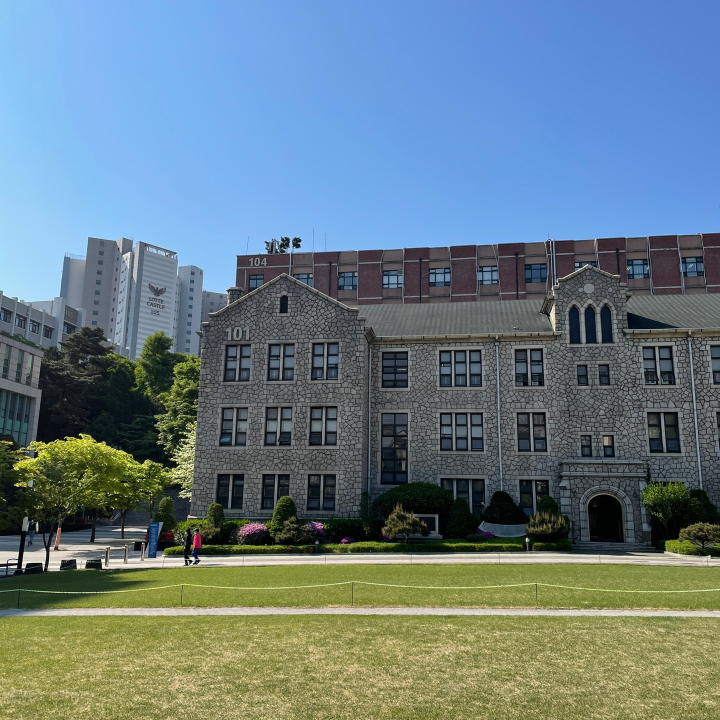
#> input picture img_left.jpg, 1440 x 1440 px, found by its file name (shown at 1/2 size)
$ jupyter execute --allow-errors IP24_Practice_03-Sol_colab.ipynb   (shell and % lines are left out)
#> lines starting #> are read from the running program, lines starting #| are printed output that depends on the picture
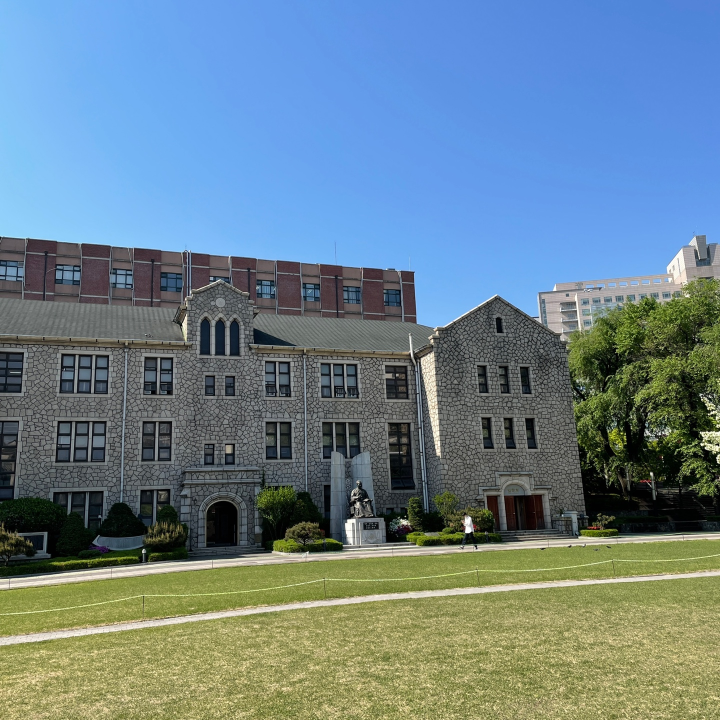
#> input picture img_right.jpg, 1440 x 1440 px, found by its file name (shown at 1/2 size)
#> `gray_left = cv2.cvtColor(img_left, cv2.COLOR_RGB2GRAY)`:
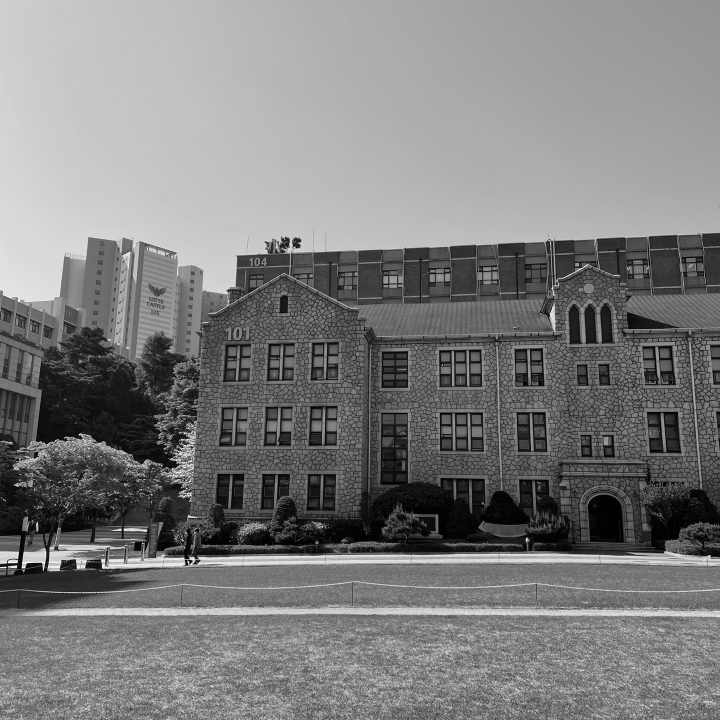
#> gray_left: shape (720, 720); min 0, max 251, mean 125.2
#> `gray_right = cv2.cvtColor(img_right, cv2.COLOR_RGB2GRAY)`:
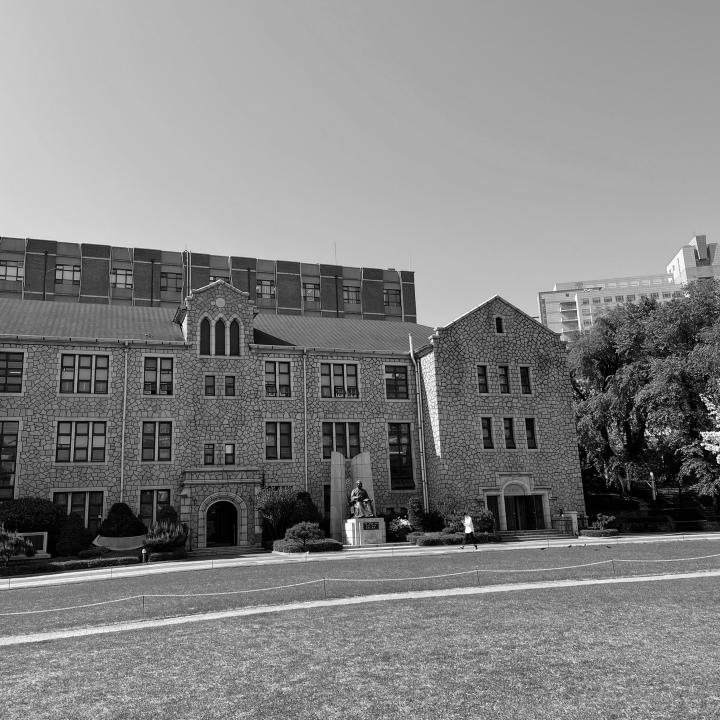
#> gray_right: shape (720, 720); min 0, max 255, mean 130.7
# **[군장병 AI 기본1] Image Processing**

* ### Hak Gu Kim, Ph.D.
  * ### Assistant Professor
  * ### Graduate School of Advanced Imaging Science, Multimedia & Film (GSAIM)
  * ### Chung-Ang University
  * ### Webpage: www.irislab.cau.ac.kr

# **Programming Practice III: Panorama Stitching**

### 1. Understande SIFT descriptor
### 2. Implement RANSAC algorithm with SIFT descriptor features
### 3. Perform your own panorama images using two view images

## **[Step 0]** Environmental Setting

[cell 1]
# Connect to the google drive #

from google.colab import drive
drive.mount('/content/gdrive')

[cell 2]
# Import the required libraries for image processing

import sys
import cv2
from google.colab.patches import cv2_imshow
import matplotlib.pyplot as plt
import matplotlib.image as mpimg
import numpy as np
import math
import random
from tqdm.notebook import tqdm
plt.rcParams['figure.figsize'] = [15, 15]

# Define the directory
dir = '/content/gdrive/My Drive/Colab Notebooks/' # File path

[cell 3]
# Define the functions for the load and save the input image

def loadImg(in_fname):
  img = cv2.imread(dir + in_fname)

  if img is None:
    print('Image load failed!')
    sys.exit()

  plt.imshow(cv2.cvtColor(img, cv2.COLOR_BGR2RGB))
  plt.title("Input RGB Image")
  plt.show()

  return img

## Save image file
def saveImg(out_img, out_fname):
  cv2.imwrite(dir + out_fname, out_img)

[cell 4]
# Define the functions for panorama image generation

##############################################
#          Transformation Matrix, H          #
##############################################
def homography(pairs):
    rows = []
    for i in range(pairs.shape[0]):
        p1 = np.append(pairs[i][0:2], 1)
        p2 = np.append(pairs[i][2:4], 1)
        row1 = [0, 0, 0, p1[0], p1[1], p1[2], -p2[1]*p1[0], -p2[1]*p1[1], -p2[1]*p1[2]]
        row2 = [p1[0], p1[1], p1[2], 0, 0, 0, -p2[0]*p1[0], -p2[0]*p1[1], -p2[0]*p1[2]]
        rows.append(row1)
        rows.append(row2)

    rows = np.array(rows)
    U, s, V = np.linalg.svd(rows)
    H = V[-1].reshape(3, 3)
    H = H/H[2, 2] # standardize to let w*H[2,2] = 1
    return H


##############################################
#         Panoramic Image Generation         #
##############################################
def stitchImg(left, right, H):
    print("stiching image ...")

    # Convert to double and normalize. Avoid noise.
    left = cv2.normalize(left.astype('float'), None,
                            0.0, 1.0, cv2.NORM_MINMAX)
    # Convert to double and normalize.
    right = cv2.normalize(right.astype('float'), None,
                            0.0, 1.0, cv2.NORM_MINMAX)

    # left image
    height_l, width_l, channel_l = left.shape
    corners = [[0, 0, 1], [width_l, 0, 1], [width_l, height_l, 1], [0, height_l, 1]]
    corners_new = [np.dot(H, corner) for corner in corners]
    corners_new = np.array(corners_new).T
    x_news = corners_new[0] / corners_new[2]
    y_news = corners_new[1] / corners_new[2]
    y_min = min(y_news)
    x_min = min(x_news)

    translation_mat = np.array([[1, 0, -x_min], [0, 1, -y_min], [0, 0, 1]])
    H = np.dot(translation_mat, H)

    # Get height, width
    height_new = int(round(abs(y_min) + height_l))
    width_new = int(round(abs(x_min) + width_l))
    size = (width_new, height_new)

    # right image
    warped_l = cv2.warpPerspective(src=left, M=H, dsize=size)

    height_r, width_r, channel_r = right.shape

    height_new = int(round(abs(y_min) + height_r))
    width_new = int(round(abs(x_min) + width_r))
    size = (width_new, height_new)


    warped_r = cv2.warpPerspective(src=right, M=translation_mat, dsize=size)

    black = np.zeros(3)  # Black pixel.

    # Stitching procedure, store results in warped_l.
    for i in tqdm(range(warped_r.shape[0])):
        for j in range(warped_r.shape[1]):
            pixel_l = warped_l[i, j, :]
            pixel_r = warped_r[i, j, :]

            if not np.array_equal(pixel_l, black) and np.array_equal(pixel_r, black):
                warped_l[i, j, :] = pixel_l
            elif np.array_equal(pixel_l, black) and not np.array_equal(pixel_r, black):
                warped_l[i, j, :] = pixel_r
            elif not np.array_equal(pixel_l, black) and not np.array_equal(pixel_r, black):
                warped_l[i, j, :] = (pixel_l + pixel_r) / 2
            else:
                pass

    stitch_image = warped_l[:warped_r.shape[0], :warped_r.shape[1], :]
    return stitch_image


def plot_sift(gray_img, rgb_img, keypnt):
    tmp_img = rgb_img.copy()
    sift_on_img = cv2.drawKeypoints(gray_img, keypnt, tmp_img, flags=cv2.DRAW_MATCHES_FLAGS_DRAW_RICH_KEYPOINTS)
    return sift_on_img


def plot_matches(matches, total_img):
    match_img = total_img.copy()
    offset = total_img.shape[1]/2
    fig, ax = plt.subplots()
    ax.set_aspect('equal')
    ax.imshow(np.array(match_img).astype('uint8')) #　RGB is integer type

    ax.plot(matches[:, 0], matches[:, 1], 'xr')
    ax.plot(matches[:, 2] + offset, matches[:, 3], 'xr')

    ax.plot([matches[:, 0], matches[:, 2] + offset], [matches[:, 1], matches[:, 3]],
            'r', linewidth=0.5)

    plt.show()

## **[Practice III-1]** Understande SIFT descriptor feature and matching
* Following codes are SIFT Feature Extraction and Matching
* There is nothing for you to do in this field

[cell 5]
##############################################
#             Feature Extraction             #
##############################################
def SIFT(img):
    siftDetector= cv2.xfeatures2d.SIFT_create() # limit 1000 points
    # siftDetector= cv2.SIFT_create()  # depends on OpenCV version

    kp, des = siftDetector.detectAndCompute(img, None)
    return kp, des  # keypoints & descriptors


##############################################
#               Feature Matching             #
##############################################
def siftMatch(kp1, des1, img1, kp2, des2, img2, threshold):
    bf = cv2.BFMatcher()
    matches = bf.knnMatch(des1,des2, k=2)

    # Apply ratio test
    good = []
    for m,n in matches:
        if m.distance < threshold*n.distance:
            good.append([m])

    matches = []
    for pair in good:
        matches.append(list(kp1[pair[0].queryIdx].pt + kp2[pair[0].trainIdx].pt))

    matches = np.array(matches)
    return matches

## ## **[Practice III-2]** Implement RANSAC algorithm with SIFT descriptor features
* This is main part in this practice
* Carefully read and understand the following RANSAC code,
* Then please **complete the incomplete code:** `varable_name = [ ]`

[cell 6]
##############################################
#                   RANSAC                   #
##############################################
def ransac(matches, k_samples, threshold, iters):
    num_best_inliers = 0

    for i in range(iters):
        rand_pnt = randomPoint(matches, k_samples)
        H = homography(rand_pnt)

        # Avoid dividing by zero
        if np.linalg.matrix_rank(H) < 3:
            continue

        errs = getError(matches, H)
        idx = np.where(errs < threshold)[0]
        inliers = matches[idx]

        num_inliers = len(inliers)
        if num_inliers > num_best_inliers:
            ############################################
            ##       COMPLETE THE FOLLOWING CODE      ##
            ############################################
            # Find the best inliers and transformation matrix, H
            best_inliers = inliers.copy()
            num_best_inliers = num_inliers
            best_H = H.copy()

    print("inliers/matches: {}/{}".format(num_best_inliers, len(matches)))
    return best_inliers, best_H

def randomPoint(matches, k_samples):
  ############################################
  ##       COMPLETE THE FOLLOWING CODE      ##
  ############################################
  # k_samples: the number of random points
  # Randomly sample the K well-matched keypoints (i.e., matches)
  # Fianlly return the randomly sampled well-matched keypoints (i.e., matches), rand_pnt
  idx = random.sample(range(len(matches)), k_samples)
  rand_pnt = [matches[i] for i in idx ]

  return np.array(rand_pnt)

def getError(rand_pnt, H):
    num_points = len(rand_pnt)
    all_p1 = np.concatenate((rand_pnt[:, 0:2], np.ones((num_points, 1))), axis=1)
    all_p2 = rand_pnt[:, 2:4]

    est_p2 = np.zeros((num_points, 2))
    for i in range(num_points):
        ############################################
        ##       COMPLETE THE FOLLOWING CODE      ##
        ############################################
        # Calculate the estimated p2
        # The estimated p2 = H*p1
        temp_est_p2 = np.dot(H, all_p1[i])

        est_p2[i] = (temp_est_p2/temp_est_p2[2])[0:2] # set index 2 to 1 and slice the index 0, 1

    ############################################
    ##       COMPLETE THE FOLLOWING CODE      ##
    ############################################
    # Compute error
    errors = np.linalg.norm(all_p2 - est_p2 , axis=1) ** 2

    return errors

## **[Practice III-3]** Perform your own panorama images using two view images

* Try to change various variables such as the number of samples, threshold, the number of iterations in RANSAC function
* Try to get your own panorama image with the pictures you took

#> (a cell that did not finish here is left out)

#> in SIFT, `kp, des = siftDetector.detectAndCompute(img, None)`: kp = 4001 keypoints; strongest (x, y, size): (15, 567, 2), (191, 561, 2), (16, 562, 2), (192, 558, 2.9)
#> `kp_left, des_left = SIFT(gray_left)`: kp_left has the same summary as kp in SIFT
    kp_right, des_right = SIFT(gray_right)
#> in SIFT (call 2), `kp, des = siftDetector.detectAndCompute(img, None)`: kp = 3852 keypoints; strongest (x, y, size): (651, 474, 2.1), (702, 444, 1.9), (468, 530, 4.8), (143, 551, 2.6)
#> `kp_right, des_right = SIFT(gray_right)`: kp_right has the same summary as kp in SIFT
#| 4001
#| (4001, 128)

    print(len(kp_left))   # The number of keypoints on the left image
    print(des_left.shape) # The 128-dimensional descriptor for each keypoint

    kp_left_img = plot_sift(gray_left, img_left, kp_left)
#> in plot_sift, `sift_on_img = cv2.drawKeypoints(gray_img, keypnt, tmp_img, flags=cv2.D..`:
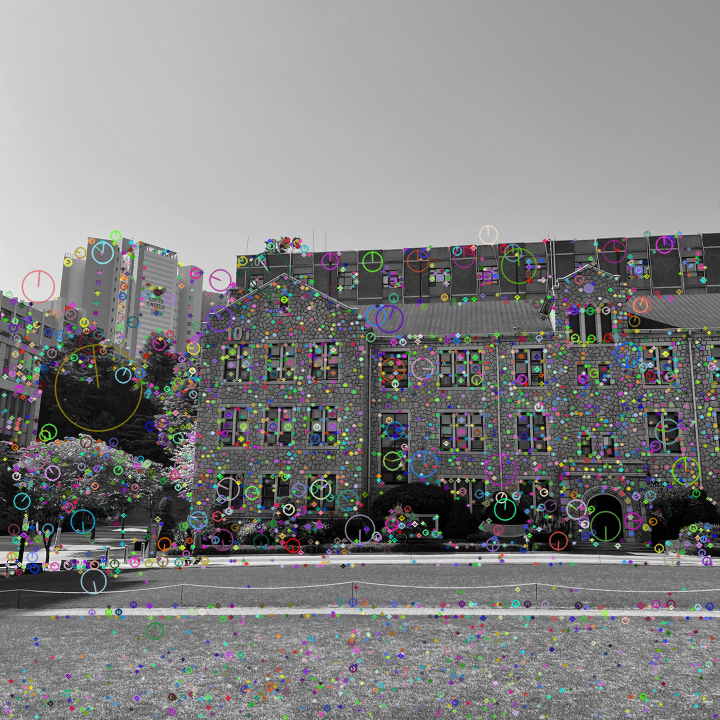
#> sift_on_img: shape (720, 720, 3); mean B, G, R 128.5, 128.4, 128.5
    kp_right_img = plot_sift(gray_right, img_right, kp_right)
#> in plot_sift (call 2), `sift_on_img = cv2.drawKeypoints(gray_img, keypnt, tmp_img, flags=cv2.D..`:
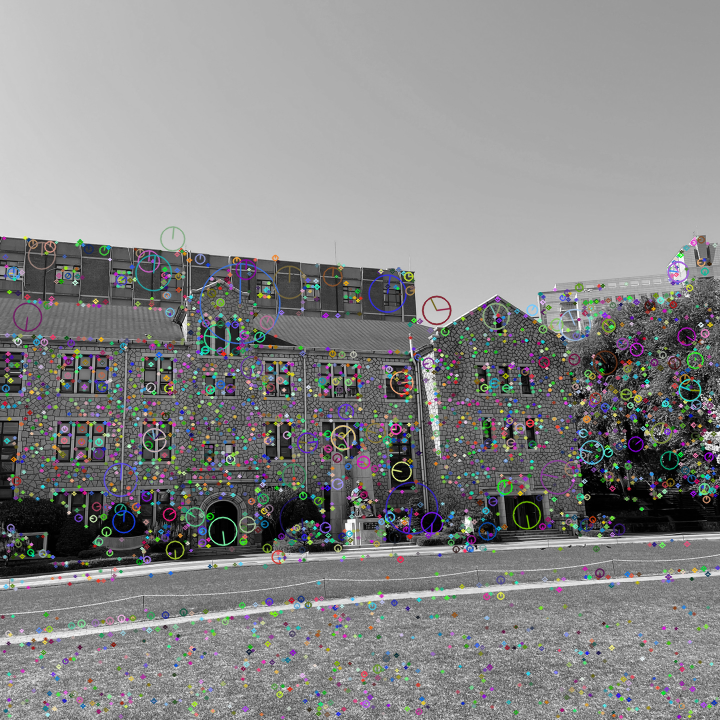
#> sift_on_img: shape (720, 720, 3); mean B, G, R 133.6, 133.5, 133.3
    #total_kp = np.concatenate((kp_left_img, kp_right_img), axis=1)
    #plt.imshow(total_kp)

    matches = siftMatch(kp_left, des_left, img_left, kp_right, des_right, img_right, 0.5)   # The coordinates of the matched correspondences p1=[x, y] and p2=[x', y']
#> in siftMatch, `matches = bf.knnMatch(des1,des2, k=2)`: matches = 4001 matches
#> after the loop in siftMatch, `for m,n in matches:`: good = 442 matches
#> after the loop in siftMatch, `for pair in good:`: matches = 442 items, first 6: [393.2, 280.7, 121.2, 279.6], [395.3, 286, 13.99, 278.8], [396.2, 389, 6.8, 394], [397.6, 283.4, 17.18, 276.3], [398.1, 355.7, 11.16, 356.8], [398.5, 336.4, 13.68, 335]
#> in siftMatch, `matches = np.array(matches)`: matches = 442 rows, first 6: [393.2, 280.7, 121.2, 279.6], [395.3, 286, 13.99, 278.8], [396.2, 389, 6.8, 394], [397.6, 283.4, 17.18, 276.3], [398.1, 355.7, 11.16, 356.8], [398.5, 336.4, 13.68, 335]
#> `temp_img = np.concatenate((img_left, img_right), axis=1)`:
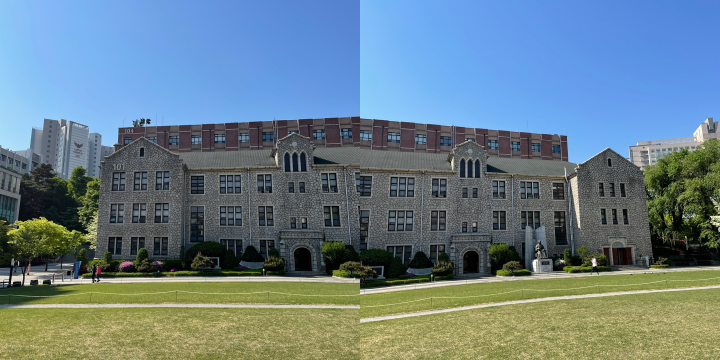
#> temp_img: shape (720, 1440, 3) (shown at 1/2 size); mean B, G, R 137.5, 127.5, 105.5
    temp_img = np.concatenate((img_left, img_right), axis=1)
    plot_matches(matches, temp_img) # Good mathces
#> in plot_matches, `plt.show()`:
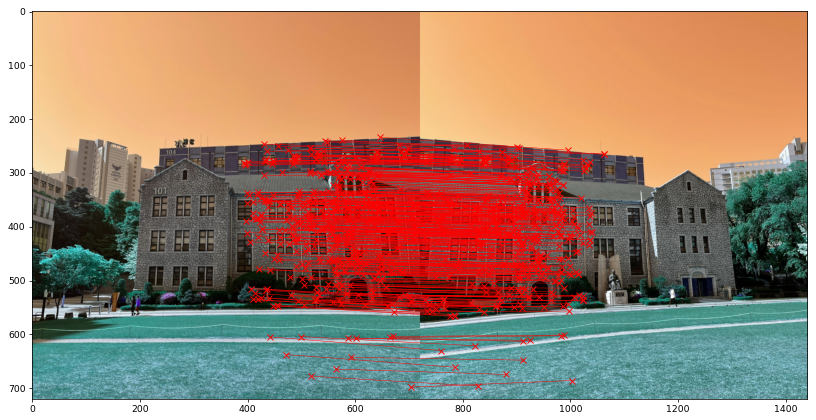
#> figure drawn by matplotlib, 1 panel
#| (442, 4)

    print(matches.shape)  # The number of well-matched keypoints (i.e., correspondences)


    inliers, H = ransac(matches, 400, 0.5, 1000)
#> the loop in ransac, `for i in range(iters):` made 1000 passes
#> (num_inliers, best_inliers, num_best_inliers) on pass 4: (2, [[476.2, 379.3, 101.8, 386.1], [615.2, 488.6, 232.6, 494.5]], 2)
#> (num_inliers, num_best_inliers) on passes 9, 48: (3, 3), (7, 7)
#> after the loop in ransac, `for i in range(iters):`: best_inliers = 189 rows, first 6: [430.1, 348, 50.76, 350.2], [437.5, 362.6, 58.75, 366.2], [446.5, 340.2, 70.63, 343], [459.8, 357, 84.97, 361.8], [459.8, 357, 84.97, 361.8], [471.8, 388, 95.89, 395.2]; num_best_inliers = 189
#| inliers/matches: 189/442
#> `inliers, H = ransac(matches, 400, 0.5, 1000)`: inliers has the same summary as best_inliers in ransac; H = [[1.97, -0.138, -719], [0.61, 1.71, -305.8], [0.00141, -7.14e-05, 1]]
    plot_matches(inliers, temp_img) # show inliers matches
#> in plot_matches (call 2), `plt.show()`:
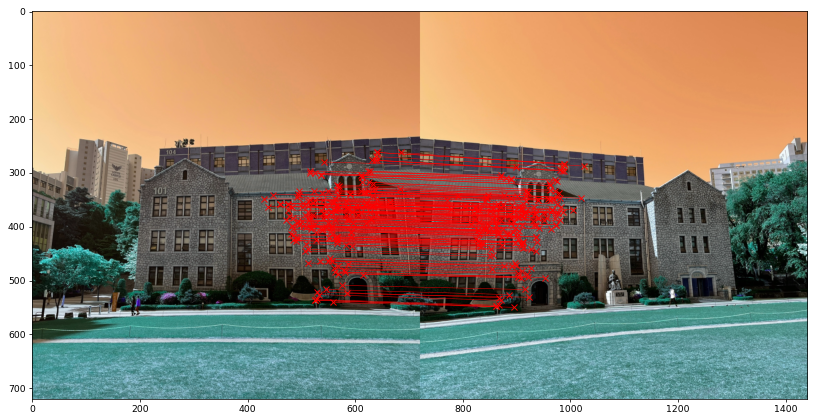
#> figure drawn by matplotlib, 1 panel

    panoramic_img = stitchImg(img_left, img_right, H)*255
#> in stitchImg, `corners_new = [np.dot(H, corner) for corner in corners]`: corners_new = [[-719, -305.8, 1], [699.3, 133.7, 2.02], [600, 1367.8, 1.97], [-818.3, 928.2, 0.949]]
#> in stitchImg, `corners_new = np.array(corners_new).T`: corners_new = [[-719, 699.3, 600, -818.3], [-305.8, 133.7, 1367.8, 928.2], [1, 2.02, 1.97, 0.949]]
#> in stitchImg, `x_news = corners_new[0] / corners_new[2]`: x_news = [-719, 346.7, 305.2, -862.6]
#> in stitchImg, `y_news = corners_new[1] / corners_new[2]`: y_news = [-305.8, 66.3, 695.8, 978.5]
#> in stitchImg, `y_min = min(y_news)`: y_min = -305.8
#> in stitchImg, `x_min = min(x_news)`: x_min = -862.6
#> in stitchImg, `translation_mat = np.array([[1, 0, -x_min], [0, 1, -y_min], [0, 0, 1]])`: translation_mat = [[1, 0, 862.6], [0, 1, 305.8], [0, 0, 1]]
#> in stitchImg, `H = np.dot(translation_mat, H)`: H = [[3.19, -0.2, 143.7], [1.04, 1.69, 0], [0.00141, -7.14e-05, 1]]
#> in stitchImg, `height_new = int(round(abs(y_min) + height_l))`: height_new = 1026
#> in stitchImg, `width_new = int(round(abs(x_min) + width_l))`: width_new = 1583
#> in stitchImg, `size = (width_new, height_new)`: size = (1583, 1026)
#> in stitchImg, `warped_l = cv2.warpPerspective(src=left, M=H, dsize=size)`:
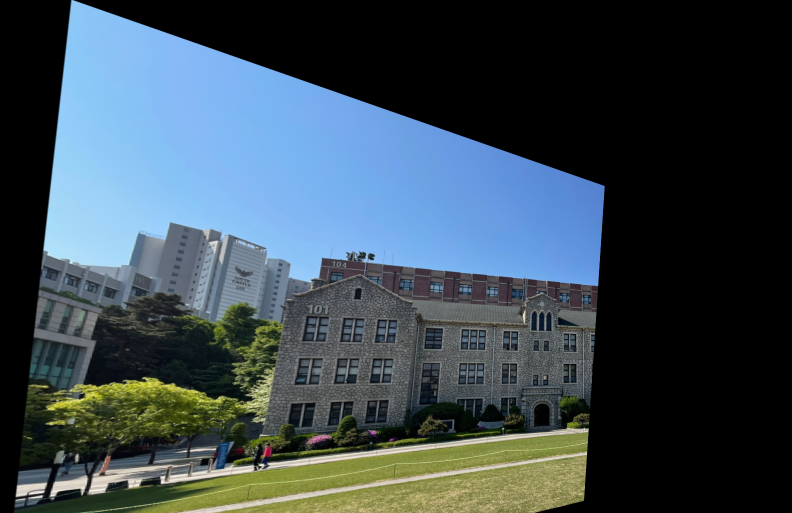
#> warped_l: shape (1026, 1583, 3) float64 (shown at 1/2 size); mean of channels 0, 1, 2 0.321, 0.288, 0.231; drawn as B, G, R
#> in stitchImg, `warped_r = cv2.warpPerspective(src=right, M=translation_mat, dsize=size)`:
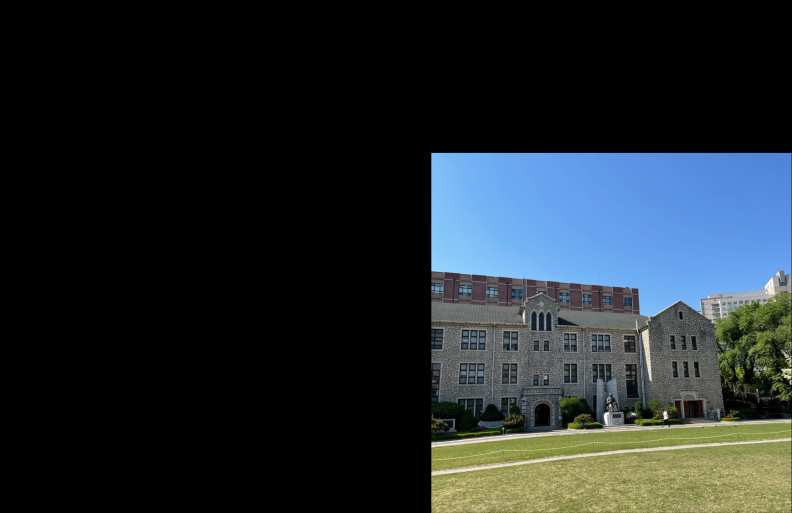
#> warped_r: shape (1026, 1583, 3) float64 (shown at 1/2 size); mean of channels 0, 1, 2 0.177, 0.163, 0.134; drawn as B, G, R
    cv2_imshow(panoramic_img)
